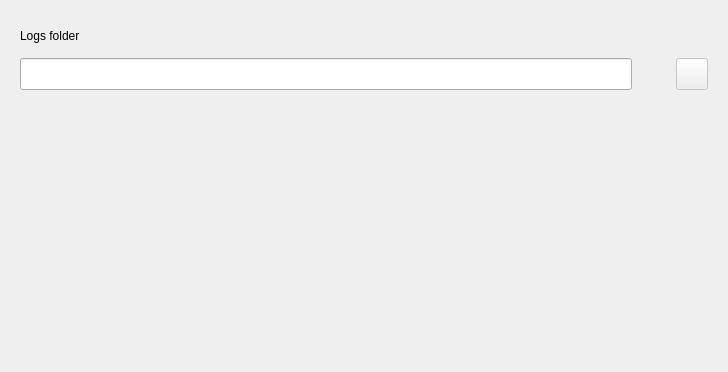
                  <widget class="QWidget" name="tab_ConfApache_Paths">
                   <attribute name="title">
                    <string>Paths</string>
                   </attribute>
                   <layout class="QVBoxLayout" name="verticalLayout_6">
                    <item>
                     <widget class="QFrame" name="frame_ConfApache_Paths">
                      <property name="maximumSize">
                       <size>
                        <width>16777215</width>
                        <height>184</height>
                       </size>
                      </property>
                      <layout class="QGridLayout" name="gridLayout_10">
                       <item row="1" column="0">
                        <widget class="QLineEdit" name="inLine_ConfApache_Path_String">
                         <property name="minimumSize">
                          <size>
                           <width>0</width>
                           <height>32</height>
                          </size>
                         </property>
                        </widget>
                       </item>
                       <item row="1" column="1">
                        <widget class="QLabel" name="icon_ConfApache_Path_Wrong">
                         <property name="enabled">
                          <bool>true</bool>
                         </property>
                         <property name="minimumSize">
                          <size>
                           <width>32</width>
                           <height>32</height>
                          </size>
                         </property>
                         <property name="maximumSize">
                          <size>
                           <width>32</width>
                           <height>32</height>
                          </size>
                         </property>
                         <property name="font">
                          <font>
                           <family>a Arbei Berry</family>
                           <pointsize>16</pointsize>
                          </font>
                         </property>
                         <property name="toolTip">
                          <string>The given path doen't exists, or doesn't point to a folder</string>
                         </property>
                         <property name="text">
                          <string notr="true"/>
                         </property>
                         <property name="pixmap">
                          <pixmap resource="resources/resources.qrc">:/icons/icons/err.png</pixmap>
                         </property>
                         <property name="scaledContents">
                          <bool>true</bool>
                         </property>
                        </widget>
                       </item>
                       <item row="1" column="2">
                        <widget class="QPushButton" name="button_ConfApache_Path_Save">
                         <property name="enabled">
                          <bool>false</bool>
                         </property>
                         <property name="minimumSize">
                          <size>
                           <width>32</width>
                           <height>32</height>
                          </size>
                         </property>
                         <property name="maximumSize">
                          <size>
                           <width>32</width>
                           <height>32</height>
                          </size>
                         </property>
                         <property name="font">
                          <font>
                           <pointsize>16</pointsize>
                          </font>
                         </property>
                         <property name="cursor">
                          <cursorShape>PointingHandCursor</cursorShape>
                         </property>
                         <property name="toolTip">
                          <string>Apply the current path</string>
                         </property>
                         <property name="iconSize">
                          <size>
                           <width>22</width>
                           <height>22</height>
                          </size>
                         </property>
                        </widget>
                       </item>
                       <item row="0" column="0" colspan="3">
                        <widget class="QLabel" name="label_ConfApache_Path_Path">
                         <property name="minimumSize">
                          <size>
                           <width>0</width>
                           <height>32</height>
                          </size>
                         </property>
                         <property name="maximumSize">
                          <size>
                           <width>16777215</width>
                           <height>32</height>
                          </size>
                         </property>
                         <property name="text">
                          <string>Logs folder</string>
                         </property>
                        </widget>
                       </item>
                      </layout>
                     </widget>
                    </item>
                    <item>
                     <spacer name="spacer_ConfApache_Path_1">
                      <property name="orientation">
                       <enum>Qt::Vertical</enum>
                      </property>
                      <property name="sizeType">
                       <enum>QSizePolicy::Expanding</enum>
                      </property>
                      <property name="sizeHint" stdset="0">
                       <size>
                        <width>706</width>
                        <height>262</height>
                       </size>
                      </property>
                     </spacer>
                    </item>
                   </layout>
                  </widget>
